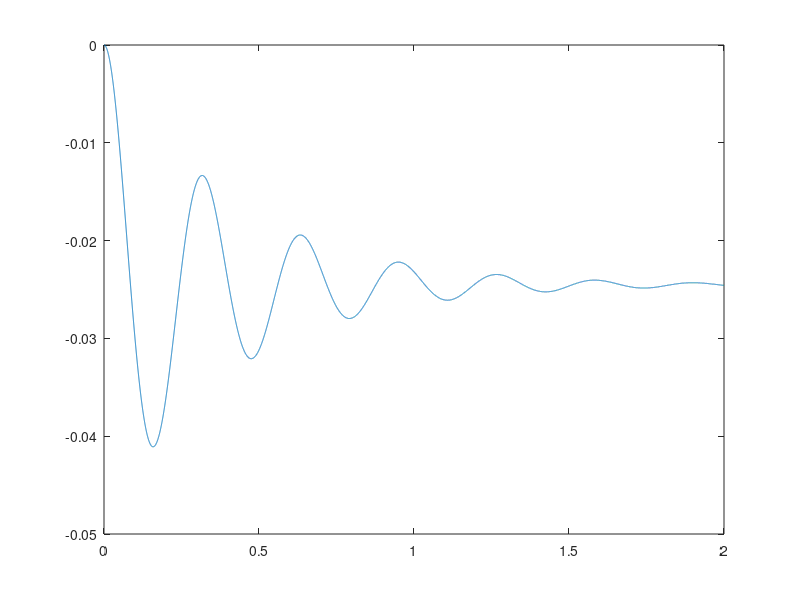

MATLAB code to generate this figure:
%% Tutorial 1 & 2, P4
clc; clear all; close all;

k = 40*10^3; % N/m (kN/m converted to SI)
c = 500; % Ns/m
m = 100; % kg
g = 9.81; % m/s^2

simTime = 2; % s

F_0_a = 0; % N, force for situation a
F_0_bcd = 500; % N, force for sitations b, c and d

omega_p_a = 0; % rad/s, for situation a
omega_p_b = 10; % rad/s, for situation b
omega_p_c = 20; % rad/s, for situation c
omega_p_d = 30; % rad/s, for situation d

dt = 10^-4 % timestep
idx = 1; % index for counting
t = 0; % initialize time

y = 0; % from the problem y=0 is given
yDot = 0; % 

while t < simTime
    delta = y;
    deltaDot = yDot;

    F = F_0_a*sin(omega_p_a*t);
    Fk = k*delta;
    Fc = c*deltaDot;
    
    yDotDot = (F-Fk-Fc-m*g)/m;
   
    timePlot(idx) = t;
    yPlot(idx) = y;
    yDotPlot(idx) = yDot;
    yDotDotPlot(idx) = yDotDot;

    y = y+yDot*dt;
    yDot = yDot+yDotDot*dt;
    t = t+dt;
    idx = idx+1;
end

plot(timePlot, yPlot)

yMax = max(yPlot)
yDotMax = max(yDotPlot)
yRMS = rms(yPlot)
yDotRMS = rms(yDotPlot)
